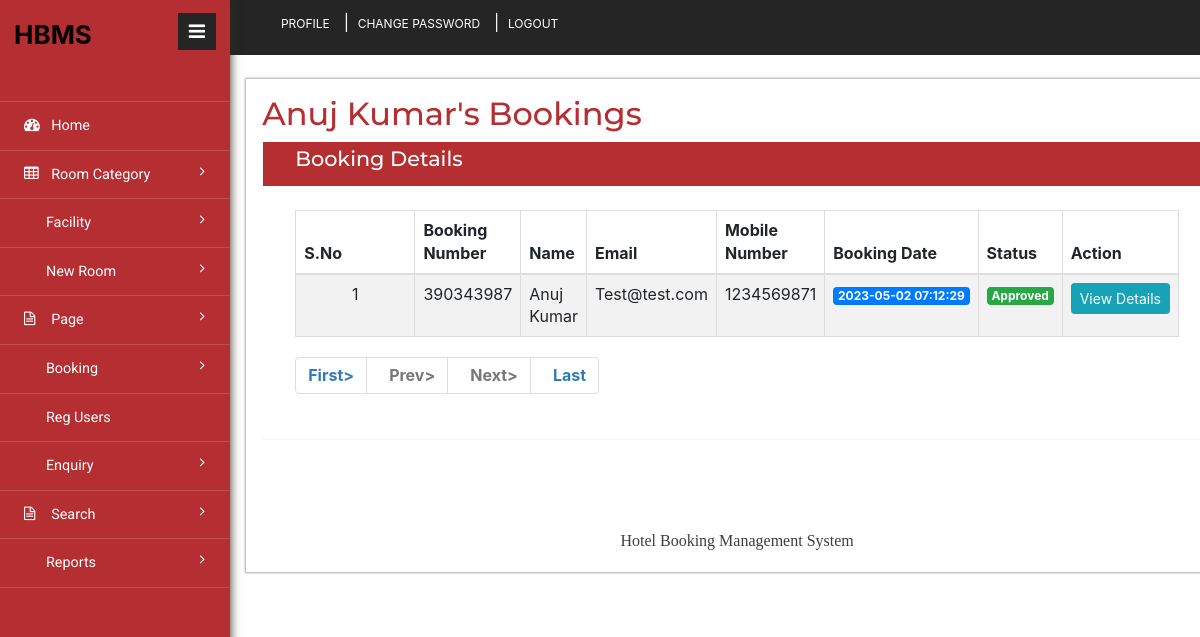
The page /admin/user-bookings.php?uid=3&&uname=Anuj Kumar (signed in) on the database its author committed.
### tables this page shows
CREATE TABLE `tblbooking` (
  `ID` int(10) NOT NULL,
  `RoomId` int(5) DEFAULT NULL,
  `BookingNumber` varchar(120) DEFAULT NULL,
  `UserID` int(5) NOT NULL,
  `IDType` varchar(120) DEFAULT NULL,
  `Gender` varchar(50) DEFAULT NULL,
  `Address` mediumtext DEFAULT NULL,
  `CheckinDate` varchar(200) DEFAULT NULL,
  `CheckoutDate` varchar(200) DEFAULT NULL,
  `BookingDate` timestamp NULL DEFAULT current_timestamp(),
  `Remark` varchar(50) DEFAULT NULL,
  `Status` varchar(50) DEFAULT NULL,
  `UpdationDate` timestamp NULL DEFAULT NULL ON UPDATE current_timestamp()
);

CREATE TABLE `tbluser` (
  `ID` int(10) NOT NULL,
  `FullName` varchar(200) DEFAULT NULL,
  `MobileNumber` bigint(10) DEFAULT NULL,
  `Email` varchar(120) DEFAULT NULL,
  `Password` varchar(120) DEFAULT NULL,
  `RegDate` timestamp NULL DEFAULT current_timestamp()
);

### src/admin/user-bookings.php (the view, shortened to what this page needs)
<?php
include('includes/dbconnection.php');
if (strlen($_SESSION['hbmsaid']==0)) {
  header('location:logout.php');
  } else{
?>
<!DOCTYPE HTML>
<html>
<head>
<link href="css/bootstrap.min.css" rel='stylesheet' type='text/css' />
<link href="css/style.css" rel='stylesheet' type='text/css' />
<link href="css/font-awesome.css" rel="stylesheet">
<link rel="stylesheet" href="css/icon-font.min.css" type='text/css' />
</head>
<body>
   <div class="page-container">
	<div class="left-content">
	   <div class="inner-content">
			<?php include_once('includes/header.php');?>
			<div class="content">
<div class="women_main">
	<div class="grids">
					<div class="progressbar-heading grids-heading">
                        <?php $uid=intval($_GET['uid']);
$uname=$_GET['uname'];
?>
						<h2>  <?php echo $uname;?>'s Bookings</h2>
					</div>
					<div class="panel panel-widget forms-panel">
						<div class="forms">
							<div class="form-grids widget-shadow" data-example-id="basic-forms">
								<div class="form-title">
									<h4>Booking Details</h4>
								</div>
								<div class="form-body">
									     <table class="table table-bordered table-striped table-vcenter js-dataTable-full-pagination">
                                <thead>
                                    <tr>
                                        <th>S.No</th>
                                        <th>Booking Number</th>
                                        <th>Name</th>
                                        <th>Email</th>
                                        <th>Mobile Number</th>
                                        <th>Booking Date</th>
                                        <th>Status</th>
                                        <th>Action</th>
                                       </tr>
                                </thead>
                                <tbody>
                                    <?php
                                    if (isset($_GET['pageno'])) {
            $pageno = $_GET['pageno'];
        } else {
            $pageno = 1;
        }
        $no_of_records_per_page = 10;
        $offset = ($pageno-1) * $no_of_records_per_page;
        $ret = "SELECT ID FROM tblbooking where UserID='$uid'";
$query1 = $dbh -> prepare($ret);
$query1->execute();
$total_rows=$query1->rowCount();
$total_pages = ceil($total_rows / $no_of_records_per_page);
$sql="SELECT tbluser.*,tblbooking.BookingNumber,tblbooking.ID,tblbooking.Status,tblbooking.BookingDate from tblbooking join tbluser on tblbooking.UserID=tbluser.ID where UserID='$uid' LIMIT $offset, $no_of_records_per_page";
$query = $dbh -> prepare($sql);
$query->execute();
$results=$query->fetchAll(PDO::FETCH_OBJ);
$cnt=1;
if($query->rowCount() > 0)
{
foreach($results as $row)
{               ?>
                                    <tr>
                                        <td class="text-center"><?php echo htmlentities($cnt);?></td>
                                        <td><?php  echo htmlentities($row->BookingNumber);?></td>
                                        <td><?php  echo htmlentities($row->FullName);?></td>
                                        <td><?php  echo htmlentities($row->Email);?></td>
                                        <td><?php  echo htmlentities($row->MobileNumber);?></td>
                                        <td><span class="badge badge-primary"><?php  echo htmlentities($row->BookingDate);?></span>
                                        </td>
                                        <td>
                                        	<?php $status=$row->Status;
if($status==''):
?>
<span class="badge badge-warning"><?php  echo htmlentities('Not Updated Yet');?></span>
<?php elseif($status=='Cancelled'):?>
<span class="badge badge-danger"><?php  echo htmlentities($row->Status);?></span>
<?php elseif($status=='Approved'): ?>
<span class="badge badge-success"><?php  echo htmlentities($row->Status);?></span>
<?php endif;?>
                                        </td>
                                         <td class="d-none d-sm-table-cell"><a href="view-booking-detail.php?bookingid=<?php echo htmlentities ($row->BookingNumber);?>" class="btn btn-info btn-sm">View Details</a></td>
                                    </tr>
                                    <?php $cnt=$cnt+1;}} else { ?>
                                 <tr>
                                	<td colspan="8" style="color:red; font-size:22px; text-align:center">No record found</td>
                                </tr>
                            <?php } ?>
                                </tbody>
                            </table>
                            <div align="left">
    <ul class="pagination" >
        <li><a href="?pageno=1"><strong>First></strong></a></li>
        <li class="<?php if($pageno <= 1){ echo 'disabled'; } ?>">
            <a href="<?php if($pageno <= 1){ echo '#'; } else { echo "?pageno=".($pageno - 1); } ?>"><strong style="padding-left: 10px">Prev></strong></a>
        </li>
        <li class="<?php if($pageno >= $total_pages){ echo 'disabled'; } ?>">
            <a href="<?php if($pageno >= $total_pages){ echo '#'; } else { echo "?pageno=".($pageno + 1); } ?>"><strong style="padding-left: 10px">Next></strong></a>
        </li>
        <li><a href="?pageno=<?php echo $total_pages; ?>"><strong style="padding-left: 10px">Last</strong></a></li>
    </ul>
</div>
								</div>
							</div>
						</div>
					</div>
				</div>
<?php include_once('includes/footer.php');?>
</div>
</div>
		</div>
</div>
			<?php include_once('includes/sidebar.php');?>
							</div>
  <link rel="stylesheet" href="https://cdn.jsdelivr.net/npm/bootstrap@4.6.2/dist/css/bootstrap.min.css">
</body>
</html><?php }  ?>

### rows shown on the page
tblbooking: BookingNumber "390343987", UserID.FullName "Anuj Kumar", UserID.Email "Test@test.com", UserID.MobileNumber "1234569871", BookingDate "2023-05-02 07:12:29", Status "Approved"

### other values the page prints
$uname "Anuj Kumar"
